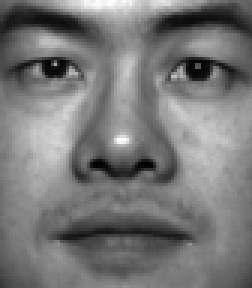
#> input picture assignment2/data/facial_images/01.pgm, 84 x 96 px (shown 3 times larger)
$ python main.py
#> lines starting #> are read from the running program, lines starting #| are printed output that depends on the picture
### assignment2/problem1.py
import os
import numpy as np
import matplotlib.pyplot as plt
from scipy.signal import convolve2d

def load_data(path):
    '''
    Load data from folder data, face images are in the folder facial_images, face features are in the folder facial_features.


    Args:
        path: path of folder data

    Returns:
        imgs: list of face images as numpy arrays
        feats: list of facial features as numpy arrays
    '''
    # List for imgs and feats numpy arrays
    imgs = []
    feats = []

    # List for names of files
    img_files = []
    feat_files = []

    # paths
    img_path = path + '/facial_images'
    feats_path = path + '/facial_features'

    # For img files, make the list of file names in the directory facial_images
    # Using os.walk and os.path methods
    for root, dirs, files in os.walk(img_path, topdown=True):
        for name in files:
            img_files.append(os.path.join(root, name))

    # For img files, let's make python arrays
    for file in img_files:
        with open(file, 'rb') as infile:

            # Let's get width and height from header
            header = infile.readline()
            width, height, maxval = [int(item) for item in header.split()[1:]]

            # Make it into np array with data type uint8 cause the maxval is 255
            imgs.append(np.fromfile(infile, dtype=np.uint8).reshape((height, width)))


    # For feat files, make the list of file names in the directory facial_features
    # Using os.walk and os.path methods
    for root, dirs, files in os.walk(feats_path, topdown=True):
        for name in files:
            feat_files.append(os.path.join(root, name))

    # For feat files, let's make python arrays
    for file in feat_files:
        with open(file, 'rb') as infile:

            # Let's get width and height from header
            # The info of width and height is in second line
            header = infile.readline()
            header = infile.readline()
            width, height = [int(item) for item in header.split()]
            header = infile.readline()

            # Make it into np array with data type uint8 cause the maxval is 255
            feats.append(np.fromfile(infile, dtype=np.uint8).reshape((height, width)))

    return imgs, feats

def gaussian_kernel(fsize, sigma):
    '''
    Define a Gaussian kernel

    Args:
        fsize: kernel size
        sigma: sigma of Gaussian kernel

    Returns:
        The Gaussian kernel
    '''

    # To make the y, x column and rows...
    m = (fsize-1.)/2.

    # Make y, x column and row which has values like -m -m+1 ... m
    # For example, '-2 -1 0 1 2' for size 5
    y,x = np.ogrid[-m:m+1,-m:m+1]

    # Using gaussian
    kernel = np.exp(-(x*x + y*y) / (2.*sigma*sigma))
    # Normalize the values so that the sum of all values be 1
    if kernel.sum() != 0:
        kernel /= kernel.sum()

    return kernel

def downsample_x2(x, factor=2):
    '''
    Downsampling an image by a factor of 2

    Args:
        x: image as numpy array (H * W)

    Returns:
        downsampled image as numpy array (H/2 * W/2)
    '''

    # Getting the height and width from x
    H, W = x.shape
    # Making the empty array sized H/2 * W/2
    downsample = np.empty((H//2, W//2))

    # Just put average of 4 values from 4 places to 1 place
    # Using np.mean method
    # It makes things downsampled by factor of 2
    for i in range(H//2):
        for j in range(W//2):
            # Using numpy mean function
            arr = [x[i*2,j*2],x[i*2+1,j*2],x[i*2,j*2+1],x[i*2+1, j*2+1]]
            downsample[i, j] = np.mean(arr)

    return downsample


def gaussian_pyramid(img, nlevels, fsize, sigma):
    '''
    A Gaussian pyramid is constructed by combining a Gaussian kernel and downsampling.
    Tips: use scipy.signal.convolve2d for filtering image.

    Args:
        img: face image as numpy array (H * W)
        nlevels: number of levels of Gaussian pyramid, in this assignment we will use 3 levels
        fsize: Gaussian kernel size, in this assignment we will define 5
        sigma: sigma of Gaussian kernel, in this assignment we will define 1.4

    Returns:
        GP: list of Gaussian downsampled images, it should be 3 * H * W
    '''
    GP = []

    # Appending first original img
    GP.append(img)

    # For nlevls-1 times
    for i in range(nlevels-1):
        # First, filter with the gaussian kernel
        img = convolve2d(img, gaussian_kernel(fsize, sigma), mode = 'same', boundary = 'symm')
        # And do the downsampling
        img = downsample_x2(img)
        GP.append(img)

    return GP

# [56 lines left out: functions template_distance, sliding_window, not called in this run]


class Distance(object):

    # choice of the method
    METHODS = {1: 'Dot Product', 2: 'SSD Matching'}

    # choice of reasoning
    REASONING = {
        1: 'it is more computationally efficient',
        2: 'it is less sensitive to changes in brightness.',
        3: 'it is more robust to additive Gaussian noise',
        4: 'it can be implemented with convolution',
        5: 'All of the above are correct.'
    }

    def answer(self):
        '''Provide your answer in the return value.
        This function returns one tuple:
            - the first integer is the choice of the method you will use in your implementation of distance.
            - the following integers provide the reasoning for your choice.
        Note that you have to implement your choice in function template_distance

        For example (made up):
            (1, 1) means
            'I will use Dot Product because it is more computationally efficient.'
        '''
        '''
        Since dot product just multiply every values, it may make things more sensitive to brightness.
        Also, the results seems better when it comes to ssd method.
        '''
        return (2, 2)  # TODO


def find_matching_with_scale(imgs, feats):
    '''
    Find face images and facial features that match the scales

    Args:
        imgs: list of face images as numpy arrays
        feats: list of facial features as numpy arrays
    Returns:
        match: all the found face images and facial features that match the scales: N * (score, g_im, feat)
        score: minimum score between face image and facial feature
        g_im: face image with corresponding scale
        feat: facial feature
    '''
    match = []

    for img in imgs:
        # Initialize the values for the new img
        (score, g_im, feat) = (None, None, None)

        # For each pyramids and feature
        for pyramid in gaussian_pyramid(img, 3, 5, 1.4):

            # print('new_img', pyramid.shape)
            for feat_ in feats:
                # print("feat", feat_.shape)
                # Check the minimum score of this pyramid to feat
                val = sliding_window(pyramid,feat_)
                if val != None:
                # If it is minimum score for all pyramids for now,
                # Set the values to this condition
                    if score == None or val < score:
                        score = val
                        g_im = pyramid
                        feat = feat_


        # The last value is the condition for the minimum score
        if score != None:
            match.append((score, g_im, feat))
            # print(g_im.shape)

    return match

### assignment2/problem2.py
import numpy as np
import os
from PIL import Image
from scipy.spatial import distance
#
# Task 1
#
def load_faces(path, ext=".pgm"):
    """Load faces into an array (N, M),
    where N is the number of face images and
    d is the dimensionality (height*width for greyscale).

    Hint: os.walk() supports recursive listing of files
    and directories in a path

    Args:
        path: path to the directory with face images
        ext: extension of the image files (you can assume .pgm only)

    Returns:
        x: (N, M) array
        hw: tuple with two elements (height, width)
    """

    #
    # You code here
    #

    #Empty list for image file names.
    img_files = []

    #Empty list for image files
    imgs = []

    #List all the files in target path using os.walk(path)
    #Save file names to img_files.
    for root, dirs, files in os.walk(path):
        for name in files:
            img_files.append(os.path.join(root, name))

    #Open each file in img_files and read header first to get h, w, max value info.
    #Then, read image file's content and save it to imgs array.
    for file in img_files:
        with open(file, 'rb') as infile:
            header = infile.readline()
            width, height, maxval = [int(item) for item in header.split()[1:]]
            #reshaping needed to organize whole pixels from one image in one row
            imgs.append(np.fromfile(infile, dtype=np.uint8).reshape((height*width)))

    #Change list to numpy array and return
    result = np.asarray(imgs)
    return result, (height, width)

#
# Task 2
#

"""
This is a multiple-choice question
"""

class PCA(object):

    # choice of the method
    METHODS = {
                1: "SVD",
                2: "Eigendecomposition"
    }

    # choice of reasoning
    REASONING = {
                1: "it can be applied to any matrix and is more numerically stable",
                2: "it is more computationally efficient for our problem",
                3: "it allows to compute eigenvectors and eigenvalues of any matrix",
                4: "we can find the eigenvalues we need for our problem from the singular values",
                5: "we can find the singular values we need for our problem from the eigenvalues"
    }

    # [116 lines left out: functions answer, compute_pca, basis, project, not called in this run]

#
# Task 6
#

"""
This is a multiple-choice question
"""
class NumberOfComponents(object):

    # choice of the method
    OBSERVATION = {
                1: "The more principal components we use, the sharper is the image",
                2: "The fewer principal components we use, the smaller is the re-projection error",
                3: "The first principal components mostly correspond to local features, e.g. nose, mouth, eyes",
                4: "The first principal components predominantly contain global structure, e.g. complete face",
                5: "The variations in the last principal components are perceptually insignificant; these bases can be neglected in the projection"
    }

    # [95 lines left out: functions answer, euclideanDistance, search, interpolate, not called in this run]

### assignment2/main.py
import matplotlib.pyplot as plt
import numpy as np

#
# Problem 1
#
import problem1 as p1

def problem1(fsize=5, nlevel=3, sigma=1.4):
    """Example code implementing the steps in Problem 1"""
#> called with fsize = 5, nlevel = 3, sigma = 1.4

    # show gaussian kernel
    gaussian_kernel = p1.gaussian_kernel(5, 1.4)
    plt.imshow(gaussian_kernel, cmap=plt.get_cmap('jet'), interpolation='nearest')
    plt.colorbar()
    plt.show()
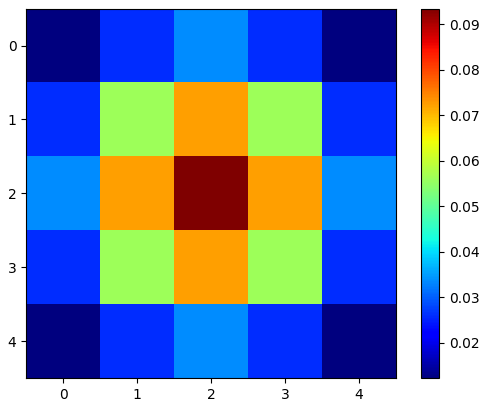
#> figure drawn by matplotlib, 2 panels

    # show downsample x2
    img_path = 'data/facial_images/01.pgm'
    img = plt.imread(img_path)
#> img is the input picture: shape (96, 84); min 1, max 255, mean 120
    new_img = p1.downsample_x2(img)
#> after the loop in downsample_x2, `for i in range(H//2):`:
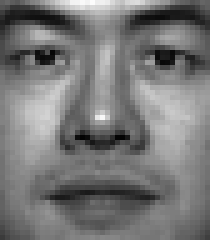
#> downsample: shape (48, 42) float64 (shown 5 times larger); min 3.25, max 252.5, mean 120
    plt.figure()
    plt.subplot(1, 2, 1)
    plt.imshow(img)
    plt.subplot(1, 2, 2)
    plt.imshow(new_img)
    plt.show()
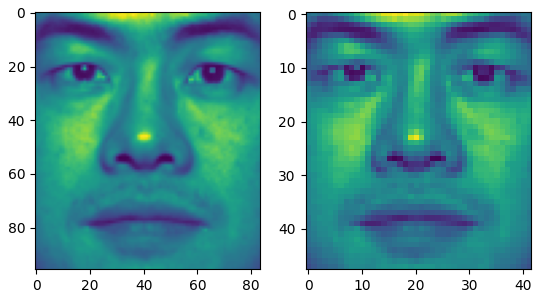
#> figure drawn by matplotlib, 2 panels

    # show gaussian pyramid
    GP = p1.gaussian_pyramid(img, 3, 5, 1.4)
#> the loop in gaussian_pyramid, `for i in range(nlevels-1):` made 2 passes
#> pass 1, in gaussian_pyramid, `img = convolve2d(img, gaussian_kernel(fsize, sigma), mode = 'same', bo..`:
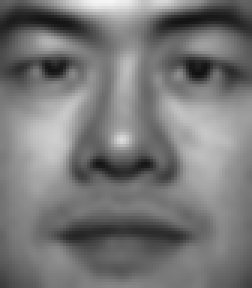
#> img: shape (96, 84) float64 (shown 3 times larger); min 17.89, max 246.6, mean 120
#> pass 2, in gaussian_pyramid, `img = convolve2d(img, gaussian_kernel(fsize, sigma), mode = 'same', bo..`:
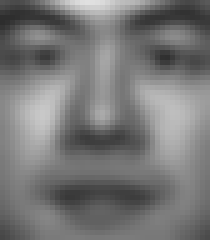
#> img: shape (48, 42) float64 (shown 5 times larger); min 45.4, max 224.6, mean 120
#> after the loop in gaussian_pyramid, `for i in range(nlevels-1):`: GP = 3 items
#> GP = 3 items
    plt.figure()
    for i, g in enumerate(GP):
        plt.subplot(1, 3, i+1)
        plt.imshow(g)
#> this loop made 3 passes
    plt.show()

    # finding matches
    root_dir = 'data'
    imgs, feats = p1.load_data(root_dir)

    # answers
    dist = p1.Distance()
    print(dist.answer())

    m = p1.find_matching_with_scale(imgs, feats)
    plt.figure()
    for i, g in enumerate(m):
        print(g[0])
        plt.subplot(1, 2, 1)
        plt.imshow(g[1])
        plt.subplot(1, 2, 2)
        plt.imshow(g[2])
        plt.show()

#
# Problem 2
#
import problem2 as p2
from utils import *

def problem2():
    """Example code implementing the steps in Problem 2"""

    # Task 1
    y, hw = p2.load_faces("./data/yale_faces")
    print("Loaded array: ", y.shape)

    # Using 2 random images for testing
    test_face2 = y[0, :]
    test_face = y[-1, :]
    # print(np.stack([test_face, test_face2]))
    show_images(np.stack([test_face, test_face2], 0), hw, (3, 1))
    #
    # # Task 3. compute PCA
    u, lmb = p2.compute_pca(y)


    # Tasks 4 and 5
    # percentiles of components
    ps = [0.5, 0.7, 0.8, 0.95]
    ims = []
    for i, p in enumerate(ps):
        b = p2.basis(u, lmb, p)
        ims.append(p2.project(test_face, b))

    show_images(np.stack(ims, 0), hw)

    # fix some basis
    b = p2.basis(u, lmb, 0.95)

    # Task 7. Image search
    top5 = p2.search(y, test_face, b, 5)
    show_images(top5, hw)

    # Taksk 8. Interpolation
    ints = p2.interpolate(test_face2, test_face, b, 5)
    show_images(ints, hw)

    plt.show()

if __name__ == "__main__":
    problem1()
#> (the run stopped early here; a loop or call above may not have finished)

$ run again, with assignment2/data/facial_images/04.pgm copied over assignment2/data/facial_images/01.pgm
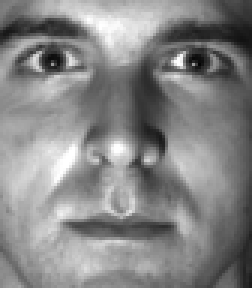
#> input picture assignment2/data/facial_images/04.pgm, 84 x 96 px (shown 3 times larger)
#> in problem1, img is the input picture: shape (96, 84); min 5, max 255, mean 134.1
#> in problem1, `plt.show()`:
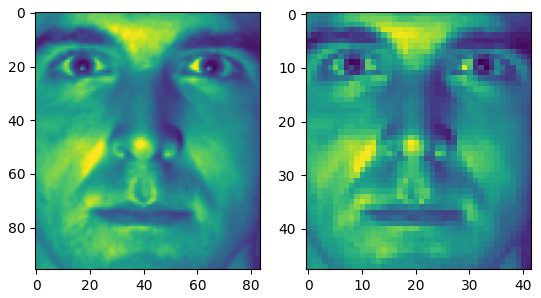
#> figure drawn by matplotlib, 2 panels
#> the loop in gaussian_pyramid, `for i in range(nlevels-1):` made 2 passes
#> pass 2, in gaussian_pyramid, `img = convolve2d(img, gaussian_kernel(fsize, sigma), mode = 'same', bo..`:
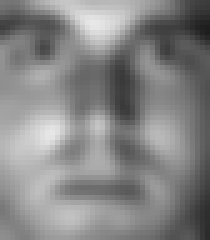
#> img: shape (48, 42) float64 (shown 5 times larger); min 30.05, max 232.9, mean 134.1
#> after the loop in gaussian_pyramid, `for i in range(nlevels-1):`: GP = 3 items
#> the loop in problem1, `for i, g in enumerate(GP):` made 3 passes

$ run again, with assignment2/data/facial_images/05.pgm copied over assignment2/data/facial_images/01.pgm
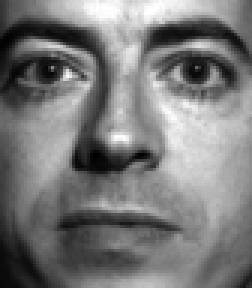
#> input picture assignment2/data/facial_images/05.pgm, 84 x 96 px (shown 3 times larger)
#> in problem1, img is the input picture: shape (96, 84); min 1, max 255, mean 121.6
#> in problem1, `plt.show()`:
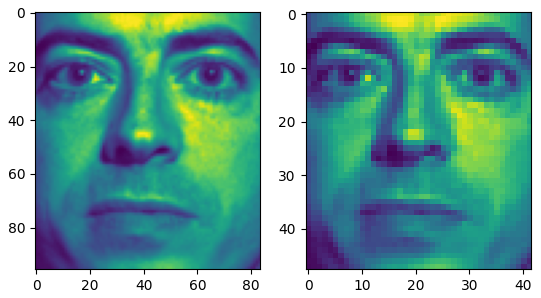
#> figure drawn by matplotlib, 2 panels
#> the loop in gaussian_pyramid, `for i in range(nlevels-1):` made 2 passes
#> pass 2, in gaussian_pyramid, `img = convolve2d(img, gaussian_kernel(fsize, sigma), mode = 'same', bo..`:
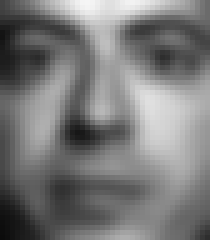
#> img: shape (48, 42) float64 (shown 5 times larger); min 12, max 245.9, mean 121.6
#> after the loop in gaussian_pyramid, `for i in range(nlevels-1):`: GP = 3 items
#> the loop in problem1, `for i, g in enumerate(GP):` made 3 passes
